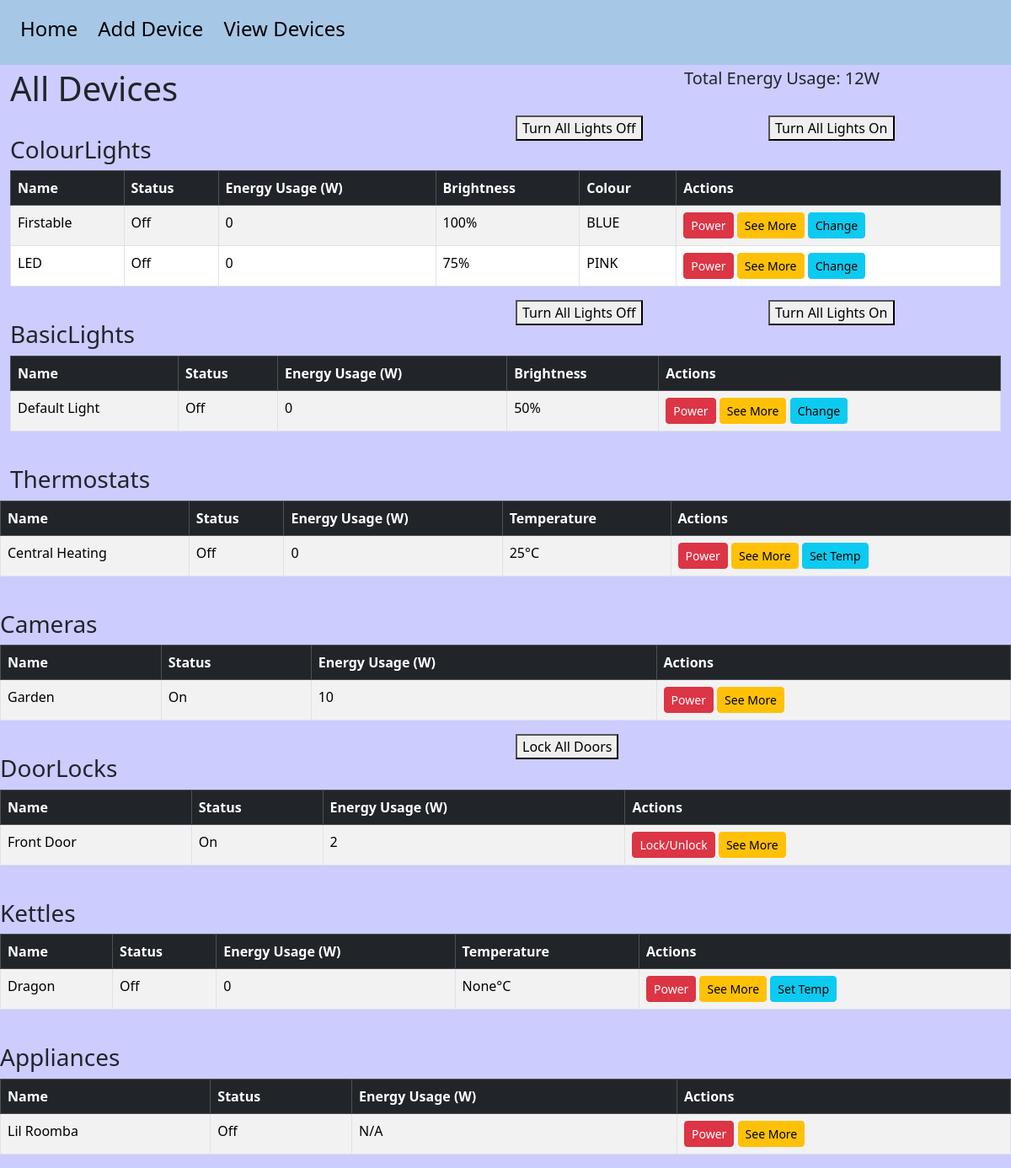
Before: /alldevices with the older database file.
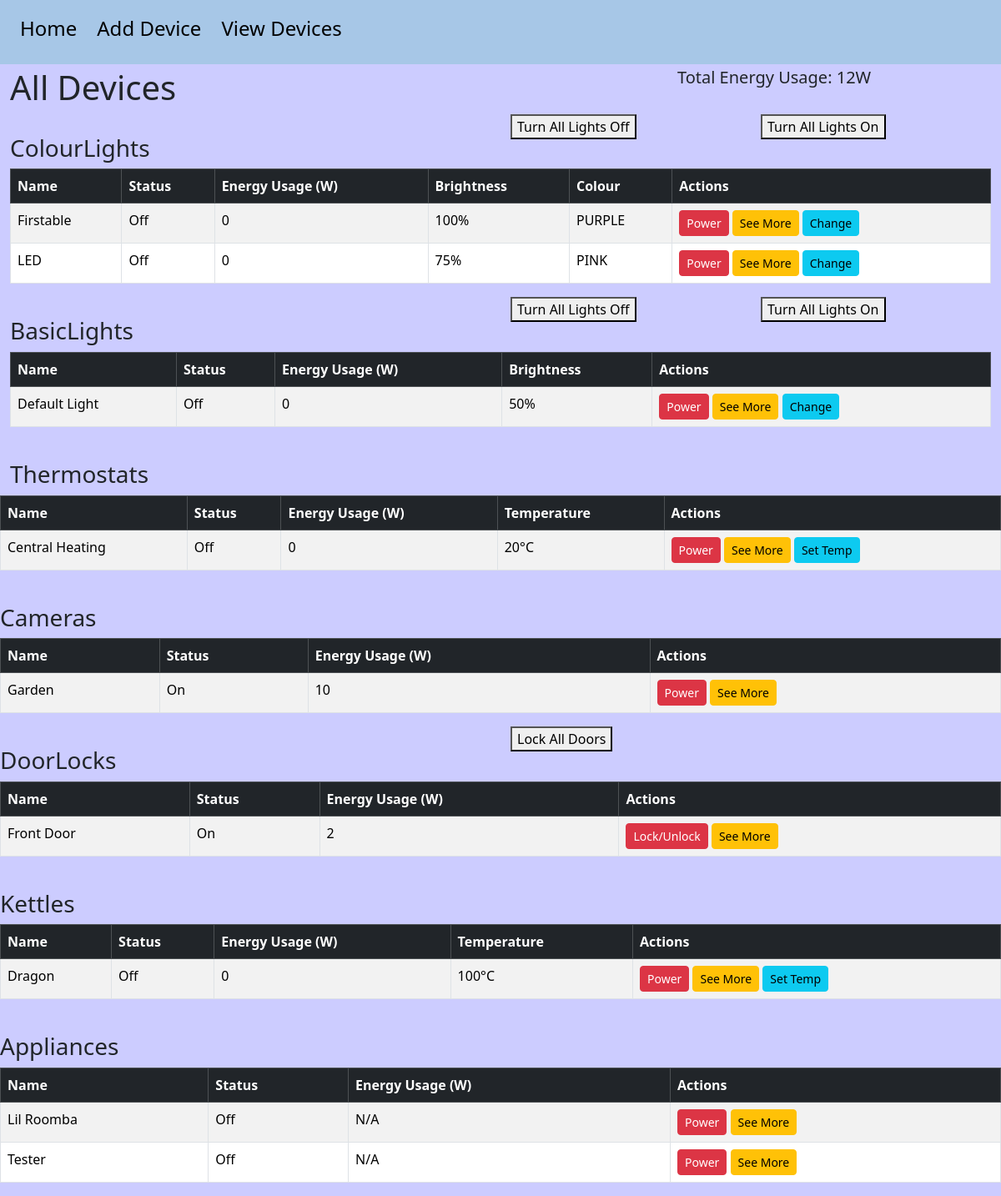
After: the same page with the newer database file.
### database.py (models this page shows, shortened)
class Device(db.Model):
    __tablename__ = "devices"
    id = db.Column(db.Integer, primary_key=True)
    name = db.Column(db.String(80), nullable=False)
    type = db.Column(db.String(20), nullable=False)
    status = db.Column(db.Boolean, default=False)
    temperature = db.Column(db.Integer, nullable=True)
    brightness = db.Column(db.Integer, nullable=True)
    colour = db.Column(db.String(20), nullable=True)

### routes.py (the view)
@app.route('/alldevices', methods=['GET'])
def view_all():
    devices = Device.query.all()
    grouped_devices = defaultdict(list)
    device_objects = {}
    for dev in devices:
        grouped_devices[dev.type].append(dev)
        obj = None
        if dev.type == 'BasicLight':
            obj = BasicLight(dev.name, dev.brightness, Colour.DEFAULT, dev.status)
        elif dev.type == 'ColourLight':
            colour_enum = colour_from_string(dev.colour)
            obj = ColourLight(dev.name, dev.brightness, colour_enum, dev.status)
        elif dev.type == 'Kettle':
            obj = Kettle(dev.name, set_temp=dev.temperature or 100, status=dev.status)
        elif dev.type == 'Thermostat':
            obj = Thermostat(dev.name, temperature=dev.temperature or 20, status=dev.status)
        elif dev.type == 'Camera':
            obj = Camera(dev.name, dev.status)
        elif dev.type == 'DoorLock':
            obj = DoorLock(dev.name, dev.status)
        if obj is not None and dev.id is not None:
            device_objects[int(dev.id)] = obj
    total_energy = sum(obj.get_energy_usage() for obj in device_objects.values())
    return render_template(
        "devicelist.html",
        grouped_devices=grouped_devices,
        device_objects=device_objects,
        total_energy=total_energy,
        title = 'Devices'
    )

### models.py (called while the page is built)
def colour_from_string(colour_str):
    try:
        return Colour[colour_str.upper()]
    except (KeyError, AttributeError):
        return Colour.DEFAULT

    @colour.setter
    def colour(self, colour):
        if not isinstance(colour, Colour):
            raise TypeError("Colour must be a valid Colour enum")
        if not self._is_colour_allowed(colour):
            raise ValueError(f"This Device cannot change colours")
        self._colour = colour

    @brightness.setter
    def brightness(self, value):
        if 0 <= value <= 100:
            self._brightness = value
        else:
            raise ValueError("Brightness must be between 0 and 100")

    def _is_colour_allowed(self, colour: Colour) -> bool:
        return colour in self.ALLOWED_COLOURS

    def get_energy_usage(self):
        return 5 if self._status else 0

    def _is_colour_allowed(self, colour: Colour) -> bool:
        return True  # All colours allowed

    def get_energy_usage(self):
        return 5 if self._status else 0

    def get_energy_usage(self):
        return 20 if self._status else 0

    def get_energy_usage(self):
        return 50 if self._status else 0

    def get_energy_usage(self):
        return 10 if self._status else 0

    def get_energy_usage(self):
        return 2 if self._status else 0

### templates/devicelist.html (shortened to what this page needs)
{% extends 'base.html' %}
{% block body %}
<div class="row">
    <div class="col">
        <h1>All Devices</h1>
    </div>
    <div class="col"></div>
    <div class="col">
        <h5>Total Energy Usage: {{ total_energy }}W</h5>
    </div>
</div>
{% for type, devices in grouped_devices.items() %}
<div class="row">
    <div class="col">
        <h3 class="mt-4">{{ type }}s</h3>
    </div>
    <div class="col">
        {% if type == 'BasicLight' or type == 'ColourLight' %}
        <div class="row">
            <div class="col">
                <form method="POST" action="{{ url_for('turn_off_lights') }}">
                    <button type="submit" style="margin-bottom: 10px;">Turn All Lights Off</button>
                </form>
            </div>
            <div class="col">
                <form method="POST" action="{{ url_for('turn_on_lights') }}">
                    <button type="submit" style="margin-bottom: 10px;">Turn All Lights On</button>
                </form>
                {% endif %}
                {% if type == 'DoorLock' %}
                <form method="POST" action="{{ url_for('lock_all_doors') }}">
                    <button type="submit" style="margin-bottom: 10px;">Lock All Doors</button>
                </form>
                {% endif %}
            </div>
        </div>
    </div>
</div>
    <table class="table table-striped table-bordered">
        <thead class="table-dark">
            <tr>
                <th>Name</th>
                <th>Status</th>
                <th>Energy Usage (W)</th>
                {% if type == 'Thermostat' or type == 'Kettle' %}
                    <th>Temperature</th>
                {% endif %}
                {% if type == 'BasicLight' or type == 'ColourLight' %}
                    <th>Brightness</th>
                {% endif %}
                {% if type == 'ColourLight' %}
                    <th>Colour</th>
                {% endif %}
                <th>Actions</th>
            </tr>
        </thead>
        <tbody>
            {% for device in devices %}
            <tr>
                <td>{{ device.name }}</td>
                <td>{{ 'On' if device.status else 'Off' }}</td>
                <td>
                {% if device.id in device_objects %}
                {{ device_objects[device.id].get_energy_usage() }}
                {% else %}
                N/A
                {% endif %}
                </td>
                {% if type == 'Thermostat' or type == 'Kettle' %}
                <td>{{ device.temperature }}°C</td>
                {% endif %}
                {% if type == 'BasicLight' or type== 'ColourLight' %}
                <td>{{ device.brightness }}%</td>
                {% endif %}
                {% if type== 'ColourLight' %}
                <td>{{ device.colour }}</td>
                {% endif %}
                <td>
                    {% if type == 'DoorLock' %}
                    <form method="POST" action="{{ url_for('toggle_device', device_id=device.id) }}" style="display:inline;">
                        <button class="btn btn-sm btn-danger">Lock/Unlock</button>
                    </form>
                    {% else %}
                    <form method="POST" action="{{ url_for('toggle_device', device_id=device.id) }}" style="display:inline;">
                        <button class="btn btn-sm btn-danger">Power</button>
                    </form>
                    {% endif %}
                    <form method="POST" action="{{ url_for('device_info', device_id=device.id) }}" style="display:inline;">
                        <button class="btn btn-sm btn-warning">See More</button>
                    </form>
                    {% if device.type == 'Thermostat' or device.type == 'Kettle' %}
                        <a class="btn btn-sm btn-info" href="{{ url_for('update_temperature', device_id=device.id) }}">Set Temp</a>
                    {% endif %}
                    {% if device.type == 'BasicLight' or device.type == 'ColourLight' %}
                        <a class="btn btn-sm btn-info" href="{{ url_for('update_light', device_id=device.id) }}">Change</a>
                    {% endif %}
                </td>
            </tr>
            {% endfor %}
        </tbody>
    </table>
{% endfor %}
{% endblock %}

### templates/base.html (shortened to what this page needs)
<!DOCTYPE html>
<html>
<head>
    <link href="/static/bootstrap.min.css" rel="stylesheet">
    <link href="/static/style.css" rel="stylesheet">
</head>
<body>
    <header>
        <div class="container-fluid">
            <div class="row">
                <div class="col-6">
                    <nav>
                        <a href="{{ url_for('home') }}"><h4>Home</h4></a>
                        <a href="{{ url_for('add_device') }}"><h4>Add Device</h4></a>
                        <a href="{{ url_for('view_all') }}"><h4>View Devices</h4></a>
                    </nav>
                </div>
            </div>
        </div>
    </header>
    <div class="container-fluid" id="maincontent">
    {% block body %} {% endblock %}
</body>
</html>

### static/style.css (style rules this page uses)
header { background-color: #A7C7E7; }
nav a { float: left; text-align: center; padding: 20px 12px; text-decoration: none; font-weight: 400; color: black; }
body { background-color: #CCCCFF; }
#maincontent { padding-top: 4px; }

Changed rows visible on the page:
changed Device "ColourLight": colour "BLUE" → "PURPLE"
changed Device "Thermostat": temperature "25" → "20"
changed Device "Kettle": temperature "None" → "100"
added Device: name "Tester", status "Off", shows "N/A", shown under "Appliance"
